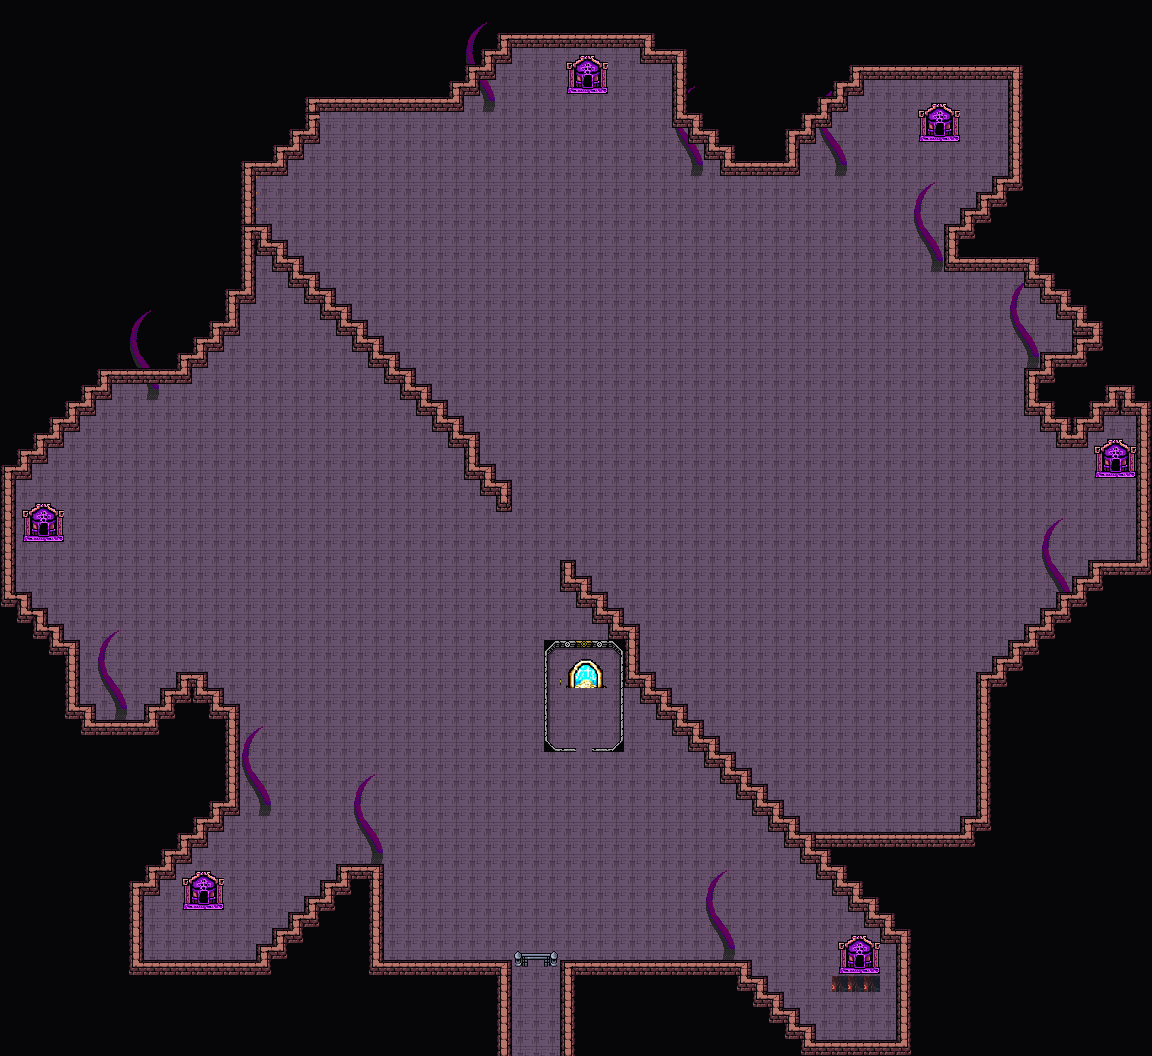

A 2D game scene composited from a Tiled map and its tileset images. What follows is a short description and the map's XML, with each tile layer's data collapsed to a summary:
An orthogonal 72x66 tile map with 16x16 px tiles, 2 tile layers (Background, Clutter), 6 tilesets and 13 objects.

<map version="1.10" tiledversion="1.11.2" orientation="orthogonal" renderorder="right-down" width="72" height="66" tilewidth="16" tileheight="16" infinite="0" nextlayerid="8" nextobjectid="95">
 <editorsettings>
  <export target="wastetown..tmx" format="tmx" />
 </editorsettings>
 <tileset firstgid="1" source="../../../../common/maps/tileset/main.tsx" />
 <tileset firstgid="10113" source="../../../../common/maps/tileset/buildings.tsx" />
 <tileset firstgid="11905" source="../../../../common/maps/tileset/dungeon/dungeon_bis.tsx" />
 <tileset firstgid="28289" source="../../../../common/maps/tileset/main-nocollide.tsx" />
 <tileset firstgid="38401" source="../../../../common/maps/tileset/dungeon/animatedtiles.tsx" />
 <tileset firstgid="54785" source="../../../../common/maps/tileset/buildingsbosses.tsx" />
 <layer id="1" name="Background" width="72" height="66">
  <data>[4752 cells, 4749 non-empty, 15 distinct tile ids]</data>
 </layer>
 <layer id="3" name="Clutter" width="72" height="66">
  <properties>
   <property name="spriteLayer" type="bool" value="true" />
  </properties>
  <data>[4752 cells, 3931 non-empty, 71 distinct tile ids]</data>
 </layer>
 <objectgroup id="4" name="Objects">
  <object id="63" template="../../../../common/maps/obj/entry_up.tx" x="509" y="1056.33" width="62" height="16">
   <properties>
    <property name="teleport" value="" />
   </properties>
  </object>
  <object id="68" template="../../../../common/maps/obj/gate.tx" x="522.75" y="975.666" width="26.4166" height="17.6667">
   <properties>
    <property name="dialog">[{
    "text":"This gate is sealed by immensely powerful magic. It'll take five keys to open.",
    "options":[
    { "name":"Leave" },
    {      
        "name":"Unlock with the five keys.",     
        "condition":[{"item":"Eldrazi Pentakey Shard 1"}, {"item":"Eldrazi Pentakey Shard 2"}, {"item":"Eldrazi Pentakey Shard 3"}, {"item":"Eldrazi Pentakey Shard 4"}, {"item":"Eldrazi Pentakey Shard 5"}],    
        "text":"As the keys are inserted, the gate is sucked into a distortion in space.",
        "options":[{"name":"Continue", "action":[ {"deleteMapObject":92}, {"removeItem":"Eldrazi Pentakey Shard 1"}, {"removeItem":"Eldrazi Pentakey Shard 2"}, {"removeItem":"Eldrazi Pentakey Shard 3"}, {"removeItem":"Eldrazi Pentakey Shard 4"}, {"removeItem":"Eldrazi Pentakey Shard 5"}, {"deleteMapObject":-1}]} ]
    }
    ]
}]</property>
   </properties>
  </object>
  <object id="69" template="../../../../common/maps/obj/gate.tx" x="569.246" y="765.519" width="27.4583" height="16.875">
   <properties>
    <property name="dialog">[{
    "text":"This gate is sealed by immensely powerful magic. You'll need the Ur-Dragon's Key and all six hexkeys to open it.",
    "options":[
    { "name":"Leave" },
    {      
        "name":"Unlock the gate to the portal.",     
        "condition":[{"item":"Ur-Dragon's Key"}, {"item":"Ulalek's Hexkey"}, {"item":"Azlask's Hexkey"}, {"item":"Zhulodok's Hexkey"}, {"item":"Ulamog's Hexkey"}, {"item":"Kozilek's Hexkey"}, {"item":"Emrakul's Hexkey"}],    
        "text":"As the keys are inserted, the gate is sucked into a distortion in space.",
        "options":[{"name":"Continue", "action":[ {"deleteMapObject":93}, {"removeItem":"Ur-Dragon's Key"}, {"removeItem":"Ulalek's Hexkey"}, {"removeItem":"Azlask's Hexkey"}, {"removeItem":"Zhulodok's Hexkey"}, {"removeItem":"Ulamog's Hexkey"}, {"removeItem":"Kozilek's Hexkey"}, {"removeItem":"Emrakul's Hexkey"}, {"deleteMapObject":-1}]} ]
    }
    ]
}]</property>
   </properties>
  </object>
  <object id="77" template="../../../../common/maps/obj/dialog.tx" x="471.401" y="952.404" width="127.197" height="28.1913" visible="1">
   <properties>
    <property name="dialog">[
{
   "text": "A massive chamber, bigger than any building you've been in before looms before you. Huge tendrils emerging from the spaces between reality itself wiggle and writge about all over, and while the place seems otherwise empty, these give indication of the horrific aberrations imprisoned herein.
Your manasight stone blazes with power, near-blindingly bright.",
   "options": [{
      "name": "(Continue)", "action": [{"deleteMapObject":-1}]}]
}
]</property>
   </properties>
  </object>
  <object id="78" template="../../../../common/maps/obj/dialog.tx" x="545.075" y="777.799" width="76.2425" height="21.5549" visible="1">
   <properties>
    <property name="dialog">[
{
   "text": "Within the colossal chamber, a much smaller building stands, a swirling portal visible through the bars of its magically secured gate. Of the many heavily warded gates you've seen so far, this one seems the most well-protected of them all.
You are confident that this portal is the one you've been looking for throughout your entire quest - a way to leave this realm and return to your home.",
   "options": [{
      "name": "(Continue)", "action": [{"deleteMapObject":-1}]}]
}
]</property>
   </properties>
  </object>
  <object id="81" template="../../../../common/maps/obj/door_down.tx" x="918.667" y="149.75" width="42.6667" height="16">
   <properties>
    <property name="teleport" value="../Realm of Legends/maps/map/cave/Eldrazi_Prison_Emrakul.tmx" />
    <property name="teleportObjectId" value="70" />
   </properties>
  </object>
  <object id="86" template="../../../../common/maps/obj/door_down.tx" x="564.848" y="710.818" width="42.6667" height="36.7273">
   <properties>
    <property name="teleport" value="../Realm of Legends/maps/map/cave/Hall_of_the_Unifier.tmx" />
    <property name="teleportObjectId" value="70" />
   </properties>
  </object>
  <object id="87" template="../../../../common/maps/obj/door_down.tx" x="564" y="104" width="42.6667" height="16">
   <properties>
    <property name="teleport" value="../Realm of Legends/maps/map/cave/Eldrazi_Prison_Ulamog.tmx" />
    <property name="teleportObjectId" value="70" />
   </properties>
  </object>
  <object id="88" template="../../../../common/maps/obj/door_down.tx" x="1094.42" y="484.545" width="42.6667" height="16">
   <properties>
    <property name="teleport" value="../Realm of Legends/maps/map/cave/Eldrazi_Prison_Kozilek.tmx" />
    <property name="teleportObjectId" value="70" />
   </properties>
  </object>
  <object id="89" template="../../../../common/maps/obj/door_down.tx" x="838" y="980" width="42.6667" height="16">
   <properties>
    <property name="teleport" value="../Realm of Legends/maps/map/cave/Eldrazi_Prison_Ulalek.tmx" />
    <property name="teleportObjectId" value="70" />
   </properties>
  </object>
  <object id="90" template="../../../../common/maps/obj/door_down.tx" x="182.667" y="915.333" width="42.6667" height="16">
   <properties>
    <property name="teleport" value="../Realm of Legends/maps/map/cave/Eldrazi_Prison_Zhulodok.tmx" />
    <property name="teleportObjectId" value="70" />
   </properties>
  </object>
  <object id="91" template="../../../../common/maps/obj/door_down.tx" x="21.3333" y="550" width="42.6667" height="16">
   <properties>
    <property name="teleport" value="../Realm of Legends/maps/map/cave/Eldrazi_Prison_Azlask.tmx" />
    <property name="teleportObjectId" value="70" />
   </properties>
  </object>
  <object id="94" template="../../../../common/maps/obj/treasure.tx" x="974.5" y="294.5">
   <properties>
    <property name="reward">[{
        "type": "item",
        "count": 1,
        "itemName": "Eldrazi Rune"
 }
]
</property>
   </properties>
  </object>
 </objectgroup>
</map>
